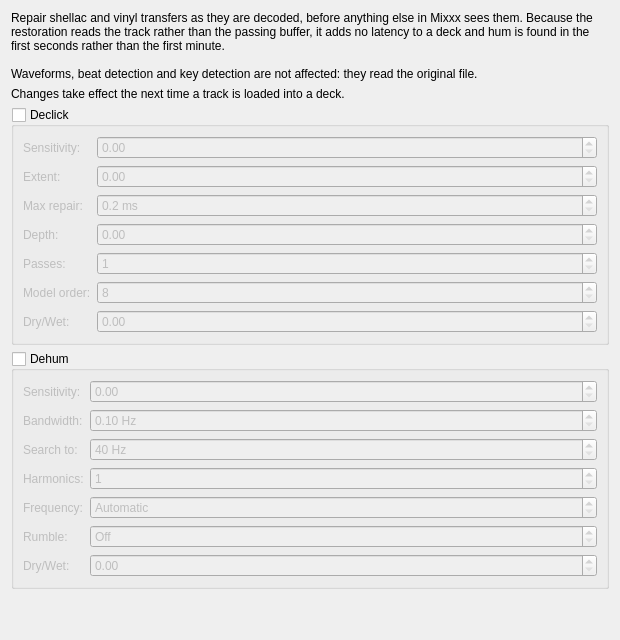
<?xml version="1.0" encoding="UTF-8"?>
<ui version="4.0">
 <class>DlgPrefRestorationDlg</class>
 <widget class="QWidget" name="DlgPrefRestorationDlg">
  <property name="geometry">
   <rect>
    <x>0</x>
    <y>0</y>
    <width>620</width>
    <height>640</height>
   </rect>
  </property>
  <property name="windowTitle">
   <string>Restoration</string>
  </property>
  <layout class="QVBoxLayout" name="verticalLayout">
   <item>
    <widget class="QLabel" name="introLabel">
     <property name="text">
      <string>Repair shellac and vinyl transfers as they are decoded, before anything else in Mixxx sees them. Because the restoration reads the track rather than the passing buffer, it adds no latency to a deck and hum is found in the first seconds rather than the first minute.

Waveforms, beat detection and key detection are not affected: they read the original file.</string>
     </property>
     <property name="wordWrap">
      <bool>true</bool>
     </property>
    </widget>
   </item>
   <item>
    <widget class="QLabel" name="reloadLabel">
     <property name="text">
      <string>Changes take effect the next time a track is loaded into a deck.</string>
     </property>
     <property name="wordWrap">
      <bool>true</bool>
     </property>
    </widget>
   </item>
   <item>
    <widget class="QGroupBox" name="declickGroup">
     <property name="title">
      <string>Declick</string>
     </property>
     <property name="toolTip">
      <string>Finds the impulses that blow up an autoregressive model's prediction error and rebuilds what the waveform should have been.</string>
     </property>
     <property name="checkable">
      <bool>true</bool>
     </property>
     <property name="checked">
      <bool>false</bool>
     </property>
     <layout class="QFormLayout" name="declickForm">
      <item row="0" column="0">
       <widget class="QLabel" name="declickSensitivityLabel">
        <property name="text">
         <string>Sensitivity:</string>
        </property>
       </widget>
      </item>
      <item row="0" column="1">
       <widget class="QDoubleSpinBox" name="declickSensitivity">
        <property name="toolTip">
         <string>Trigger, in robust sigmas: 0 is 6.0 and catches only unmistakable clicks, 1 is 2.5 and starts costing music. 0.60 is 3.9 sigma.</string>
        </property>
        <property name="decimals">
         <number>2</number>
        </property>
        <property name="maximum">
         <double>1.000000000000000</double>
        </property>
        <property name="singleStep">
         <double>0.050000000000000</double>
        </property>
       </widget>
      </item>
      <item row="1" column="0">
       <widget class="QLabel" name="declickExtentLabel">
        <property name="text">
         <string>Extent:</string>
        </property>
       </widget>
      </item>
      <item row="1" column="1">
       <widget class="QDoubleSpinBox" name="declickExtent">
        <property name="toolTip">
         <string>How far a detection spreads outwards into its own tail.</string>
        </property>
        <property name="decimals">
         <number>2</number>
        </property>
        <property name="maximum">
         <double>1.000000000000000</double>
        </property>
        <property name="singleStep">
         <double>0.050000000000000</double>
        </property>
       </widget>
      </item>
      <item row="2" column="0">
       <widget class="QLabel" name="declickMaxRepairLabel">
        <property name="text">
         <string>Max repair:</string>
        </property>
       </widget>
      </item>
      <item row="2" column="1">
       <widget class="QDoubleSpinBox" name="declickMaxRepair">
        <property name="toolTip">
         <string>The longest single repair.</string>
        </property>
        <property name="suffix">
         <string> ms</string>
        </property>
        <property name="decimals">
         <number>1</number>
        </property>
        <property name="minimum">
         <double>0.200000000000000</double>
        </property>
        <property name="maximum">
         <double>20.000000000000000</double>
        </property>
        <property name="singleStep">
         <double>0.200000000000000</double>
        </property>
       </widget>
      </item>
      <item row="3" column="0">
       <widget class="QLabel" name="declickDepthLabel">
        <property name="text">
         <string>Depth:</string>
        </property>
       </widget>
      </item>
      <item row="3" column="1">
       <widget class="QDoubleSpinBox" name="declickDepth">
        <property name="toolTip">
         <string>0 subtracts the calibrated fraction of each click, which adds the least error of its own; 1 replaces damaged samples outright.</string>
        </property>
        <property name="decimals">
         <number>2</number>
        </property>
        <property name="maximum">
         <double>1.000000000000000</double>
        </property>
        <property name="singleStep">
         <double>0.050000000000000</double>
        </property>
       </widget>
      </item>
      <item row="4" column="0">
       <widget class="QLabel" name="declickPassesLabel">
        <property name="text">
         <string>Passes:</string>
        </property>
       </widget>
      </item>
      <item row="4" column="1">
       <widget class="QSpinBox" name="declickPasses">
        <property name="toolTip">
         <string>A second pass catches clicks the first uncovers, for about 50% more CPU.</string>
        </property>
        <property name="minimum">
         <number>1</number>
        </property>
        <property name="maximum">
         <number>3</number>
        </property>
       </widget>
      </item>
      <item row="5" column="0">
       <widget class="QLabel" name="declickOrderLabel">
        <property name="text">
         <string>Model order:</string>
        </property>
       </widget>
      </item>
      <item row="5" column="1">
       <widget class="QSpinBox" name="declickOrder">
        <property name="toolTip">
         <string>The one control where CPU clearly buys quality. Steps of 8.</string>
        </property>
        <property name="minimum">
         <number>8</number>
        </property>
        <property name="maximum">
         <number>64</number>
        </property>
        <property name="singleStep">
         <number>8</number>
        </property>
       </widget>
      </item>
      <item row="6" column="0">
       <widget class="QLabel" name="declickDryWetLabel">
        <property name="text">
         <string>Dry/Wet:</string>
        </property>
       </widget>
      </item>
      <item row="6" column="1">
       <widget class="QDoubleSpinBox" name="declickDryWet">
        <property name="toolTip">
         <string>0 is a bypass.</string>
        </property>
        <property name="decimals">
         <number>2</number>
        </property>
        <property name="maximum">
         <double>1.000000000000000</double>
        </property>
        <property name="singleStep">
         <double>0.050000000000000</double>
        </property>
       </widget>
      </item>
     </layout>
    </widget>
   </item>
   <item>
    <widget class="QGroupBox" name="dehumGroup">
     <property name="title">
      <string>Dehum</string>
     </property>
     <property name="toolTip">
      <string>Finds continuous narrowband tones - mains hum, its harmonics, and the off-frequency drones on speed-corrected disc transfers - without being told the frequency, and cancels them with a tracking notch.</string>
     </property>
     <property name="checkable">
      <bool>true</bool>
     </property>
     <property name="checked">
      <bool>false</bool>
     </property>
     <layout class="QFormLayout" name="dehumForm">
      <item row="0" column="0">
       <widget class="QLabel" name="dehumSensitivityLabel">
        <property name="text">
         <string>Sensitivity:</string>
        </property>
       </widget>
      </item>
      <item row="0" column="1">
       <widget class="QDoubleSpinBox" name="dehumSensitivity">
        <property name="toolTip">
         <string>Prominence a line has to reach to be believed. 0.50 is 16 dB. Above about 0.70, hum-free material starts activating lines.</string>
        </property>
        <property name="decimals">
         <number>2</number>
        </property>
        <property name="maximum">
         <double>1.000000000000000</double>
        </property>
        <property name="singleStep">
         <double>0.050000000000000</double>
        </property>
       </widget>
      </item>
      <item row="1" column="0">
       <widget class="QLabel" name="dehumBandwidthLabel">
        <property name="text">
         <string>Bandwidth:</string>
        </property>
       </widget>
      </item>
      <item row="1" column="1">
       <widget class="QDoubleSpinBox" name="dehumBandwidth">
        <property name="toolTip">
         <string>Notch half width.</string>
        </property>
        <property name="suffix">
         <string> Hz</string>
        </property>
        <property name="decimals">
         <number>2</number>
        </property>
        <property name="minimum">
         <double>0.100000000000000</double>
        </property>
        <property name="maximum">
         <double>5.000000000000000</double>
        </property>
        <property name="singleStep">
         <double>0.100000000000000</double>
        </property>
       </widget>
      </item>
      <item row="2" column="0">
       <widget class="QLabel" name="dehumSearchToLabel">
        <property name="text">
         <string>Search to:</string>
        </property>
       </widget>
      </item>
      <item row="2" column="1">
       <widget class="QDoubleSpinBox" name="dehumSearchTo">
        <property name="toolTip">
         <string>Top of the automatic search. Higher finds sustained musical notes instead.</string>
        </property>
        <property name="suffix">
         <string> Hz</string>
        </property>
        <property name="decimals">
         <number>0</number>
        </property>
        <property name="minimum">
         <double>40.000000000000000</double>
        </property>
        <property name="maximum">
         <double>500.000000000000000</double>
        </property>
        <property name="singleStep">
         <double>10.000000000000000</double>
        </property>
       </widget>
      </item>
      <item row="3" column="0">
       <widget class="QLabel" name="dehumHarmonicsLabel">
        <property name="text">
         <string>Harmonics:</string>
        </property>
       </widget>
      </item>
      <item row="3" column="1">
       <widget class="QSpinBox" name="dehumHarmonics">
        <property name="toolTip">
         <string>Multiples of each line to cancel. Only raise for a genuine mains buzz: on rumbly transfers the harmonics took 84% of everything removed.</string>
        </property>
        <property name="minimum">
         <number>1</number>
        </property>
        <property name="maximum">
         <number>8</number>
        </property>
       </widget>
      </item>
      <item row="4" column="0">
       <widget class="QLabel" name="dehumFrequencyLabel">
        <property name="text">
         <string>Frequency:</string>
        </property>
       </widget>
      </item>
      <item row="4" column="1">
       <widget class="QDoubleSpinBox" name="dehumFrequency">
        <property name="toolTip">
         <string>Pin the line here and the search is turned off, which also skips scouting the opening of the track. Leave it at Automatic unless you already know the record.</string>
        </property>
        <property name="specialValueText">
         <string>Automatic</string>
        </property>
        <property name="suffix">
         <string> Hz</string>
        </property>
        <property name="decimals">
         <number>1</number>
        </property>
        <property name="maximum">
         <double>500.000000000000000</double>
        </property>
        <property name="singleStep">
         <double>1.000000000000000</double>
        </property>
       </widget>
      </item>
      <item row="5" column="0">
       <widget class="QLabel" name="dehumRumbleLabel">
        <property name="text">
         <string>Rumble:</string>
        </property>
       </widget>
      </item>
      <item row="5" column="1">
       <widget class="QDoubleSpinBox" name="dehumRumble">
        <property name="toolTip">
         <string>High-pass corner. Wind it back towards 40 Hz where the low end is worth keeping.</string>
        </property>
        <property name="specialValueText">
         <string>Off</string>
        </property>
        <property name="suffix">
         <string> Hz</string>
        </property>
        <property name="decimals">
         <number>0</number>
        </property>
        <property name="maximum">
         <double>200.000000000000000</double>
        </property>
        <property name="singleStep">
         <double>1.000000000000000</double>
        </property>
       </widget>
      </item>
      <item row="6" column="0">
       <widget class="QLabel" name="dehumDryWetLabel">
        <property name="text">
         <string>Dry/Wet:</string>
        </property>
       </widget>
      </item>
      <item row="6" column="1">
       <widget class="QDoubleSpinBox" name="dehumDryWet">
        <property name="toolTip">
         <string>0 is a bypass.</string>
        </property>
        <property name="decimals">
         <number>2</number>
        </property>
        <property name="maximum">
         <double>1.000000000000000</double>
        </property>
        <property name="singleStep">
         <double>0.050000000000000</double>
        </property>
       </widget>
      </item>
     </layout>
    </widget>
   </item>
   <item>
    <spacer name="verticalSpacer">
     <property name="orientation">
      <enum>Qt::Vertical</enum>
     </property>
     <property name="sizeHint" stdset="0">
      <size>
       <width>20</width>
       <height>40</height>
      </size>
     </property>
    </spacer>
   </item>
  </layout>
 </widget>
 <resources/>
 <connections/>
</ui>
